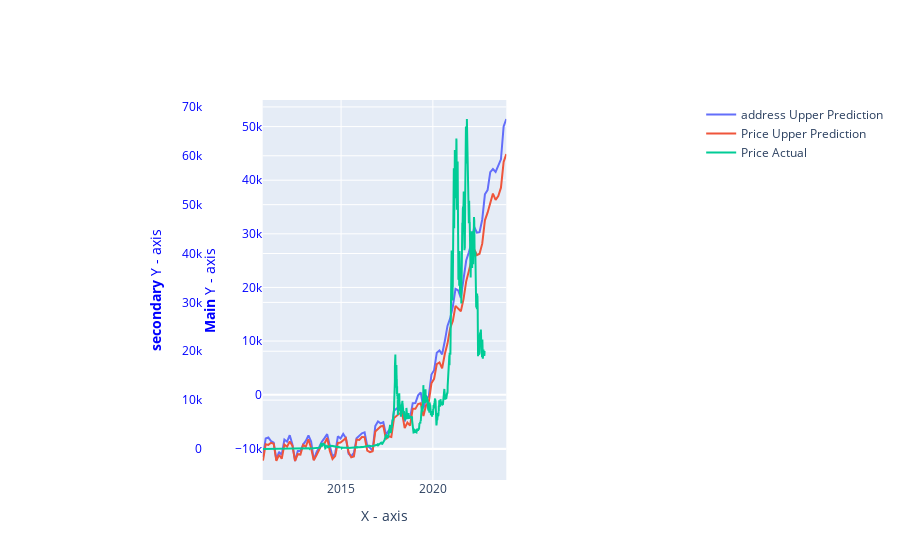

The notebook cell saved with this chart:
### Code cell
# import graph_objects from plotly package
import plotly.graph_objects as go

# import make_subplots function from plotly.subplots
# to make grid of plots
from plotly.subplots import make_subplots

# use specs parameter in make_subplots function
# to create secondary y-axis
fig = make_subplots(specs=[[{"secondary_y": True}]])

# plot a bar chart by specifying the x and y values
# Use add_trace function to specify secondary_y axes.
fig.add_trace(
	go.Scatter(x=prediction['ds'], y=prediction['yhat_lower'], name="address Upper Prediction"),
	secondary_y=False)

# Use add_trace function and specify secondary_y axes = True.
fig.add_trace(
	go.Scatter(x=prediction['ds'], y=prediction['yhat'], name="Price Upper Prediction"),
	secondary_y=True,)

fig.add_trace(
	go.Scatter(x=df_train['ds'], y=df_train['y'], name="Price Actual"),
	secondary_y=True,)

# Adding title text to the figure
fig.update_layout(
    # split the x-axis to fraction of plots in
    # proportions
    xaxis=dict(
        domain=[0.3, 0.7]
    ),
   
    # pass the y-axis title, titlefont, color
    # and tickfont as a dictionary and store
    # it an variable yaxis
    yaxis=dict(
        title="Wallets Upper Prediction",
        titlefont=dict(
            color="#0000ff"
        ),
        tickfont=dict(
            color="#0000ff"
        )
    ),
     
    # pass the y-axis 2 title, titlefont, color and
    # tickfont as a dictionary and store it an
    # variable yaxis 2
    yaxis2=dict(
        title="Price Upper Prediction",
        titlefont=dict(
            color="#0000ff"
        ),
        tickfont=dict(
            color="#0000ff"
        ),
        anchor="free",  # specifying x - axis has to be the fixed
        overlaying="y",  # specifyinfg y - axis has to be separated
        side="left",  # specifying the side the axis should be present
        position=0.2  # specifying the position of the axis
    ),
   
    # pass the y-axis 3 title, titlefont, color and
    # tickfont as a dictionary and store it an
    # variable yaxis 3
    yaxis3=dict(
        title="Price Actual",
        titlefont=dict(
            color="#0000ff"
        ),
        tickfont=dict(
            color="#0000ff"
        ),
        anchor="x",     # specifying x - axis has to be the fixed
        overlaying="y",  # specifyinfg y - axis has to be separated
        side="right"  # specifying the side the axis should be present
    ),
     

)

# Naming x-axis
fig.update_xaxes(title_text="X - axis")

# Naming y-axes
fig.update_yaxes(title_text="<b>Main</b> Y - axis ", secondary_y=False)
fig.update_yaxes(title_text="<b>secondary</b> Y - axis ", secondary_y=True)
